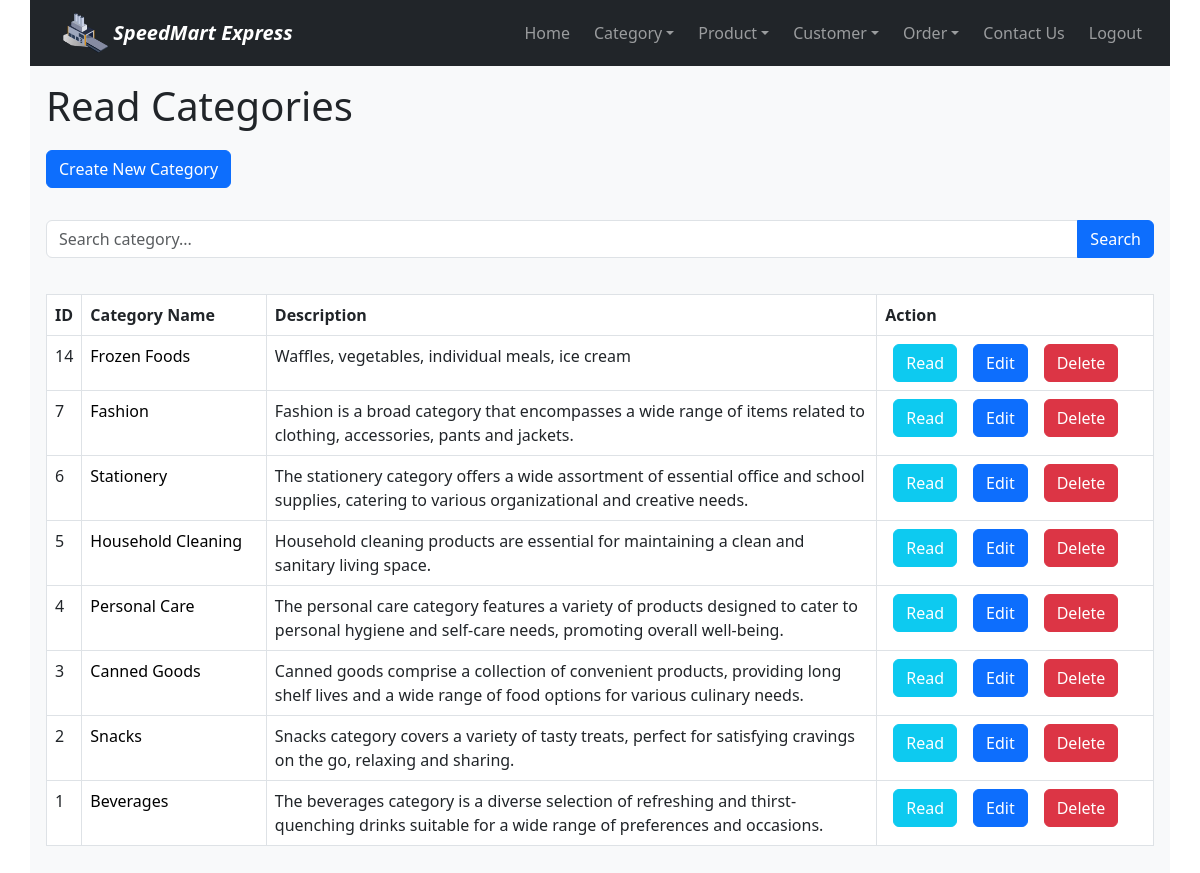
The app's page /category_read.php (signed in), older data.
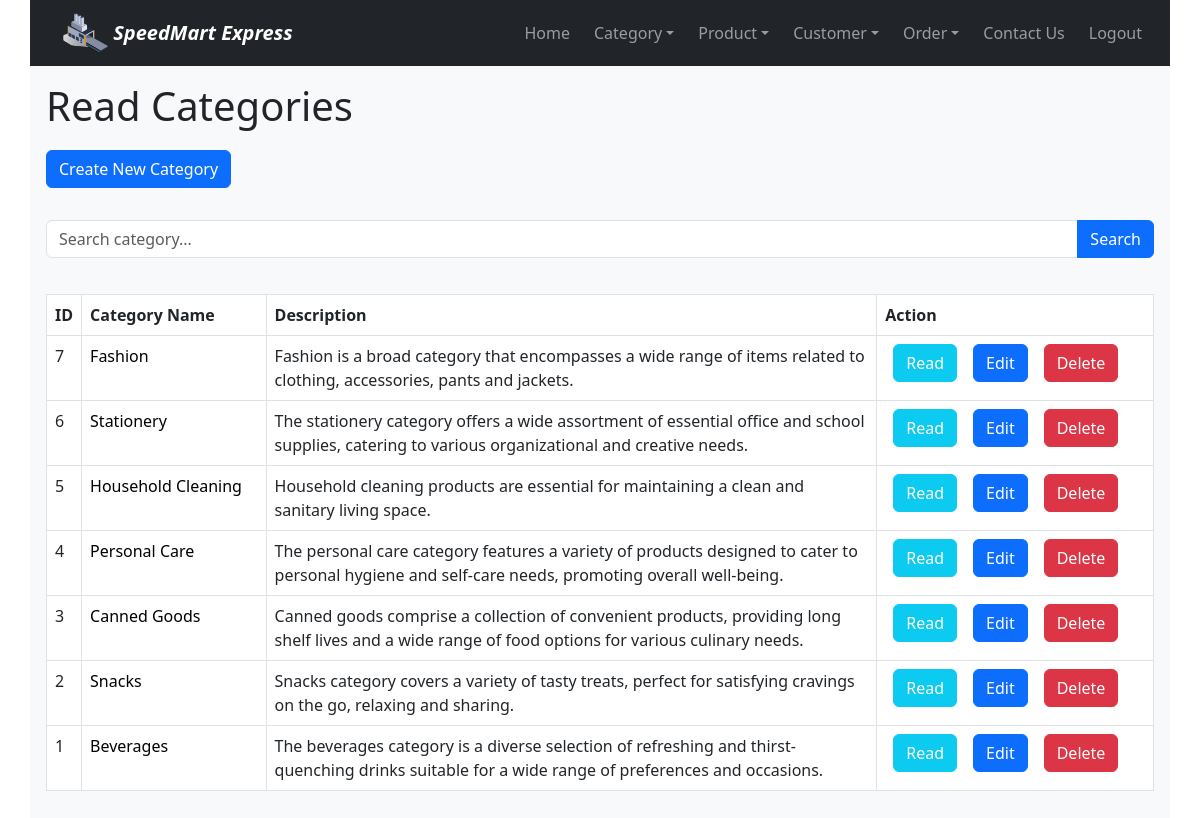
The same page, newer data.
### tables this page shows
CREATE TABLE IF NOT EXISTS `categories` (
  `Category_ID` int NOT NULL AUTO_INCREMENT,
  `category_name` varchar(50) NOT NULL,
  `description` varchar(200) NOT NULL,
  PRIMARY KEY (`Category_ID`)
);

### category_read.php (the view, shortened to what this page needs)
<!DOCTYPE HTML>
<html>
<head>
    <link href="css/style.css" rel="stylesheet"/>
    <link href="https://cdn.jsdelivr.net/npm/bootstrap@5.3.0/dist/css/bootstrap.min.css" rel="stylesheet">
</head>
<body>
    <div class="container p-0 bg-light">
        <?php
            include 'menu/nav.php';
        ?>
        <div class="page-header p-3 pb-1">
            <h1>Read Categories</h1>
        </div>
        <?php
        include 'config/database.php';
        $searchKeyword = isset($_GET['search']) ? $_GET['search'] : '';
        $query = "SELECT Category_ID, category_name, description FROM categories";
        $query .= " ORDER BY Category_ID DESC";
        $stmt = $con->prepare($query);
        $stmt->execute();
        $num = $stmt->rowCount();
        echo '<div class="p-3 pt-2">
            <a href="category_create.php" class="btn btn-primary m-b-1em">Create New Category</a>
        </div>';
        echo '<div class="p-3 pb-1">
            <form method="GET" action="">
                <div class="input-group mb-3">
                    <input type="text" class="form-control" name="search" placeholder="Search category..." value="' . str_replace('%', '', $searchKeyword) . '">
                    <button class="btn btn-primary" type="submit">Search</button>
                </div>
            </form>
        </div>';
        if($num > 0){
            echo "<div class='p-3'>";
                echo "<table class='table table-hover table-responsive table-bordered'>";
                echo "<tr>";
                    echo "<th>ID</th>";
                    echo "<th>Category Name</th>";
                    echo "<th>Description</th>";
                    echo "<th>Action</th>";
                echo "</tr>";
                while ($row = $stmt->fetch(PDO::FETCH_ASSOC)){
                    extract($row);
                    echo "<tr>";
                        echo "<td>{$Category_ID}</td>";
                        echo "<td class='col-2'><a href='category_read_one.php?id={$Category_ID}' class='item-link'>{$category_name}</a></td>";
                        echo "<td>{$description}</td>";
                        echo "<td class='col-3'>";
                            echo "<a href='category_read_one.php?id={$Category_ID}' class='btn btn-info m-r-1em text-white mx-2'>Read</a>";
                            echo "<a href='category_update.php?id={$Category_ID}' class='btn btn-primary m-r-1em mx-2'>Edit</a>";
                            echo "<a href='#' onclick='category_delete({$Category_ID});'  class='btn btn-danger mx-2'>Delete</a>";
                        echo "</td>";
                    echo "</tr>";
                }
                echo "</table>";
            echo "</div>";
        }else{
            echo '<div class="p-3">
                <div class="alert alert-danger">No records found.</div>
            </div>';
        }
        ?>
    </div>
</body>
</html>

Row changes from the older to the newer data that the page shows:
removed categories: Category_ID "14", category_name "Frozen Foods", description "Waffles, vegetables, individual meals, ice cream"
